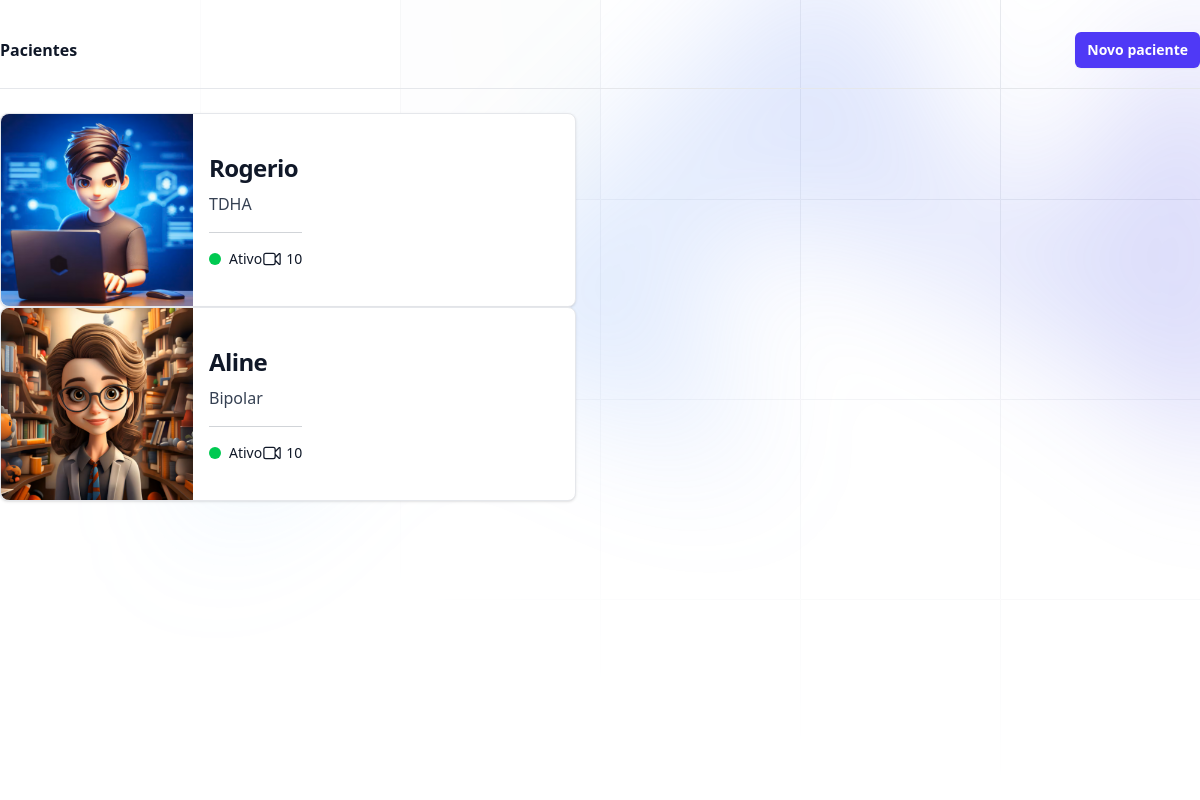
Screenshot of /usuarios/pacientes/ with the database file from the repository.
### usuarios/models.py (models this page shows, shortened)
class Pacientes(models.Model):
    nome = models.CharField(max_length=64)
    descricao = models.TextField()
    foto = models.ImageField(upload_to='fotos')
    ativo = models.BooleanField(default=True)
    telefone = models.CharField(max_length=15, null=True, blank=True)

### usuarios/views.py (the view, shortened to what this page needs)
# urls.py: path('pacientes/', views.pacientes, name='pacientes'),
def pacientes(request):
    if request.method == 'GET':
        pacientes = Pacientes.objects.all()
        return render(request, 'pacientes.html', {'pacientes': pacientes})

### usuarios/templates/pacientes.html (shortened to what this page needs)
{% extends "base.html" %}
{% block 'body' %}
    <div class="relative isolate overflow-hidden bg-white min-h-screen">
        <div aria-hidden="true"
             class="absolute top-10 left-[calc(50%-4rem)] -z-10 transform-gpu blur-3xl sm:left-[calc(50%-18rem)] lg:top-[calc(50%-30rem)] lg:left-48 xl:left-[calc(50%-24rem)]">
            <div style="clip-path: polygon(73.6% 51.7%, 91.7% 11.8%, 100% 46.4%, 97.4% 82.2%, 92.5% 84.9%, 75.7% 64%, 55.3% 47.5%, 46.5% 49.4%, 45% 62.9%, 50.3% 87.2%, 21.3% 64.1%, 0.1% 100%, 5.4% 51.1%, 21.4% 63.9%, 58.9% 0.2%, 73.6% 51.7%)"
                 class="aspect-1108/632 w-277 bg-linear-to-r from-[#80caff] to-[#4f46e5] opacity-20"></div>
        </div>
        <div class="max-w-7xl mt-8 mx-auto">
            <div class="border-b border-gray-200 pb-5 sm:flex sm:items-center sm:justify-between">
                <h3 class="text-base font-semibold text-gray-900">Pacientes</h3>
                <div class="mt-3 sm:mt-0 sm:ml-4">
                    <button data-dialog-target="sign-in-modal"
                            type="button"
                            class="inline-flex cursor-pointer items-center rounded-md bg-indigo-600 px-3 py-2 text-sm font-semibold text-white shadow-xs hover:bg-indigo-500 focus-visible:outline-2 focus-visible:outline-offset-2 focus-visible:outline-indigo-600">
                        Novo paciente
                    </button>
                </div>
            </div>
            <div class="mt-6">
                {% for paciente in pacientes %}
                    <a href="{% url 'consultas' paciente.id %}"
                        class="flex flex-col items-center bg-white border border-gray-200 rounded-lg shadow-sm md:flex-row md:max-w-xl">
                        <img class="object-cover w-full rounded-t-lg h-96 md:h-auto md:w-48 md:rounded-none md:rounded-s-lg"
                                src="{{paciente.foto.url}}"
                                alt="">
                        <div class="flex flex-col p-4 leading-normal gap-2">
                            <h5 class="text-2xl font-bold tracking-tight text-gray-900">{{paciente.nome}}</h5>
                            <p class="font-normal text-gray-700">{{paciente.descricao}}</p>
                            <hr class="border-slate-800/20 my-2 w-full">
                            <div class="flex items-center justify-between text-sm font-medium text-gray-900">
                                <div class="flex items-center">
                                    <svg viewBox="0 0 6 6"
                                            aria-hidden="true"
                                            class="w-3 h-3 mr-2 fill-green-500">
                                        <circle r="3" cx="3" cy="3" />
                                    </svg>
                                    Ativo
                                </div>
                                <div class="flex items-center">
                                    10
                                </div>
                            </div>
                        </div>
                    </a>
                {% endfor %}
            </div>
        </div>
    </div>
{% endblock 'body' %}

### rows the page displays
Pacientes: foto (picture), nome "Rogerio", descricao "TDHA"
Pacientes: foto (picture), nome "Aline", descricao "Bipolar"
